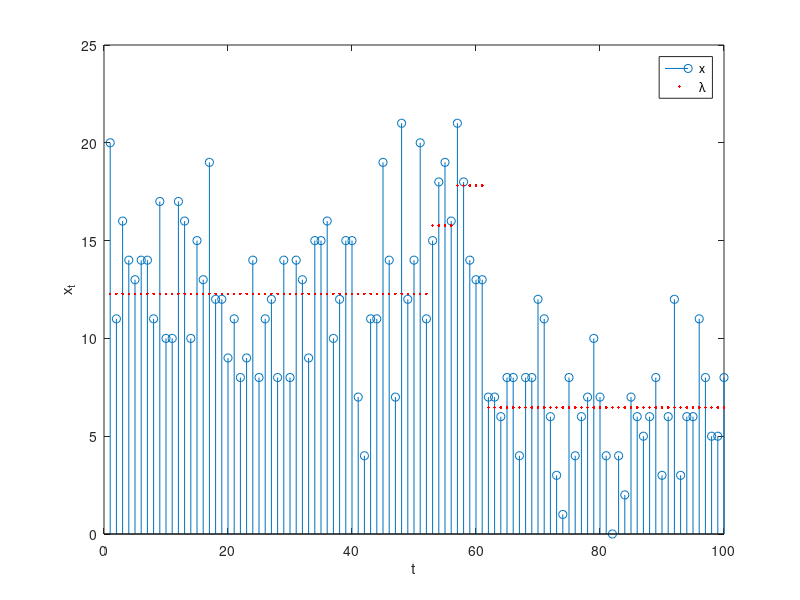

The MATLAB source for this figure: (Note: this script raises an error after producing the figure.)
% B.1 Data generation

% CMPE58N_MCP_POISS Script to generate data from the model 
%

% Change History : 
% Date Time Prog Note 
% 01-Apr-2009 9:40 AM ATC Created under MATLAB 7.7.0

% ATC = Ali Taylan Cemgil,
% Department of Computer Engineering, Bogazici University 
% e-mail : taylan.cemgil@boun.edu.tr

function [data] = gen_data()

  % Set the Hyperparameters 
  data.M = 100; 
  data.a = 10; 
  data.b = 1; 
  data.p1 = 0.05;
  data.log_p1 = log(data.p1); 
  data.log_p0 = log(1 - data.p1);

  data.r = double(rand(1, data.M) < exp(data.log_p1));   
  data.lambda = zeros(1, data.M); 
  data.lambda(1) = gamrnd(data.a, data.b);
  

  for t=2:data.M,
      if data.r(t)==1,
          data.lambda(t) = gamrnd(data.a, data.b);
      else 
          data.lambda(t) = data.lambda(t-1);                   
      end;
  end;

  data.x = poissrnd(data.lambda);

  % Plot data 
  stem(data.x)
  hold on 
  plot(1:data.M, [data.lambda], 'r.') 
  %ln= grid_line(find(data.r)); set(ln, 'lines', ':') 
  hold off
  legend('x','\lambda'); xlabel('t'); ylabel('x_t')
  
  % Save Data
  saveTxt('/tmp/states.txt', data.lambda);
  saveTxt('/tmp/obs.txt', data.x);
  
end;